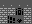

The image is a tile-based game level rendered from a .tmx file. Its description and complete source (layers, tilesets, objects, tile grids) follow:
An orthogonal 4x3 tile map with 8x8 px tiles, 1 tile layer (Tile Layer 1).

<map version="1.5" tiledversion="1.6.0" orientation="orthogonal" renderorder="right-down" width="4" height="3" tilewidth="8" tileheight="8" infinite="0" nextlayerid="2" nextobjectid="1">
 <tileset firstgid="1" source="bg.tsx" />
 <layer id="1" name="Tile Layer 1" width="4" height="3">
  <data encoding="csv">
2,2,2,2,
72,72,64,72,
72,15,73,72
</data>
 </layer>
</map>
